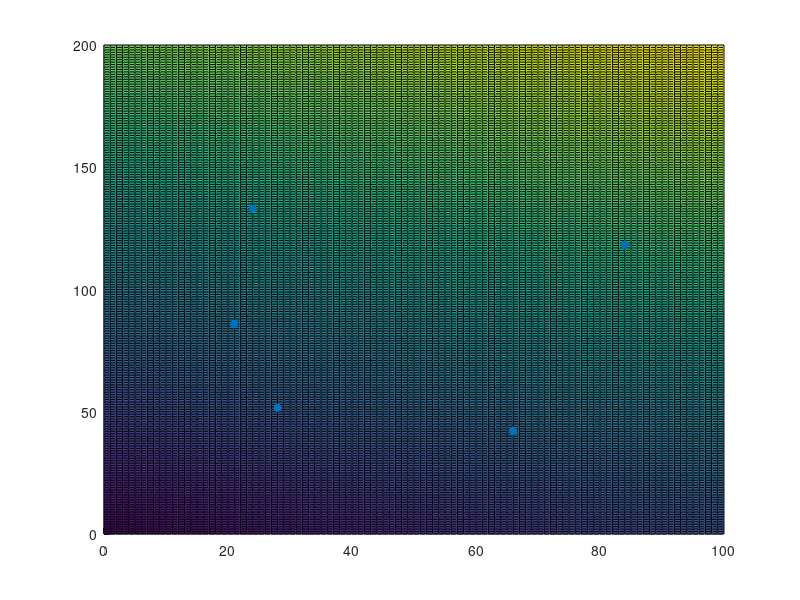

Recreate this plot in MATLAB. (Note: this script raises an error after producing the figure.)
% Rotten tomato scores
tomato_score = [21; 10; 24; 84; 79; 66; 65; 41; 23; 28];
% Production cost
cost = [86.05; 51.13; 133.05; 118.38; 140.19; 42.07; 45.31; 70.44; 78.09; 51.59];
% Final Box Office Sales
sales = [225.24; 49.26; 205.71; 238.67; 238.97; 146.79; 98.36; 87.76; 62.48; 144.08];

% Set up A matrix and b vector
A = [ones(size(tomato_score)) tomato_score cost];
b = sales;

% Solve Ax = b for x
x = A\b;

% Create our model
model = @(t, b) (x(1) + x(2)*t + x(3)*b);
fprintf("a_1 = %f\n", x(1))
fprintf("a_2 = %f\n", x(2))
fprintf("a_3 = %f\n", x(3))

% Build our model visualization
[X, Y] = meshgrid(0:1:100, 0:1:200);
model_visualization = model(X, Y);

% Plot our results
hold on;
scatter3(tomato_score, cost, sales, 'filled', 'DisplayName', "Raw Data");
surf(X, Y, model_visualization, 'DisplayName', "Regression Model");
alpha(0.5);
xlabel('Rotten Tomato Score');
ylabel('Production Cost Adjusted for Inflation(millions)')
zlabel('Final Box Office Sales Adjusted for Inflation(millions)')
title('Rotten Tomato Score & Production Cost vs. Final Box Office Sales of a Will Ferrell Movie')
legend;
hold off;

% Gather error of our model
error = sum((sales - model(tomato_score, cost)).^2);
fprintf("OLS Error: %f\n", error);

% Prediction
model(54, 46)